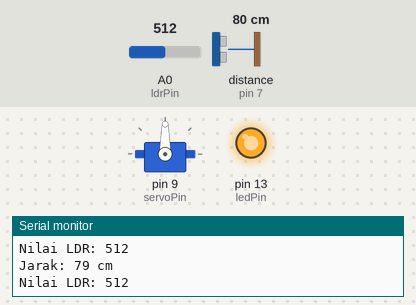
Recording of a sketch running on a simulated Arduino Uno, built with avr-gcc and run on an emulated ATmega328P. On the bench: servo, output pins drawn as LEDs (lit = HIGH), the last lines printed to the serial monitor. Wiring (inferred from the names in the program): ultrasonic range finder: trigger pin 6; echo pin 7. Inputs (shaded band) come from the test bench; at power-on: distance to the obstacle (sensor on pin 7) 80 cm, A0 (ldrPin) = 512. The echo pulse lasts 58.3 µs per cm; pins used as bus, display or sensor lines are not drawn.

Above: at 1.2 s.
1.3 s: distance to the obstacle (sensor on pin 7) set to 23 cm
2.8 s: distance to the obstacle (sensor on pin 7) set to 18 cm
At 3.6 s:
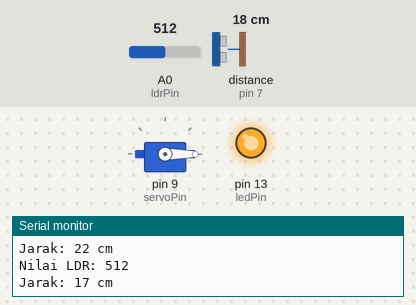
4.3 s: A0 (ldrPin) set to 938
7.3 s: A0 (ldrPin) set to 958
At 10.3 s:
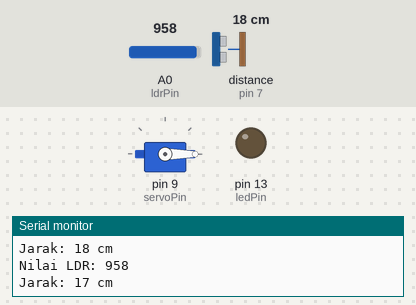
Timing chart, 0 to 11.3 s (numbered marks = the images above; inputs shaded):
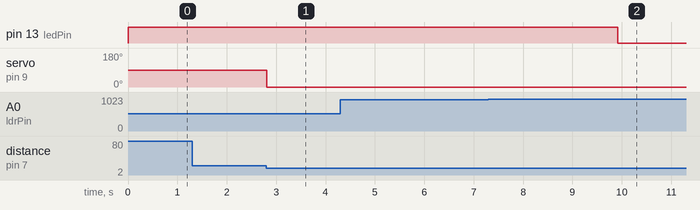

Measured:
- the behaviour switches between 21 and 20 cm on distance to the obstacle (sensor on pin 7) (found by bisection; images 0 and 1)
- the behaviour switches between 949 and 950 on A0 (ldrPin) (found by bisection; images 1 and 2)
- after the input at 2.8 s, servo on pin 9 (servoPin): 90° → 0° at once
- after the input at 7.3 s, pin 13 (ledPin): HIGH → LOW after 2.6 s

The sketch:

makettttt.ino
```cpp
#include <Servo.h>

const int trigPin = 6;
const int echoPin = 7;
const int ldrPin = A0;
const int ledPin = 13;
const int servoPin = 9;

Servo myServo;

void setup() {

  pinMode(trigPin, OUTPUT);
  pinMode(echoPin, INPUT);
  pinMode(ledPin, OUTPUT);


  myServo.attach(servoPin);
  Serial.begin(9600);
}

void loop() {
  long duration, distance;

  digitalWrite(trigPin, LOW);
  delayMicroseconds(2);
  digitalWrite(trigPin, HIGH);
  delayMicroseconds(10);
  digitalWrite(trigPin, LOW);

  duration = pulseIn(echoPin, HIGH);

  distance = duration * 0.0344 / 2;

  Serial.print("Jarak: ");
  Serial.print(distance);
  Serial.println(" cm");

  if (distance < 20) {
    myServo.write(0);
    delay(3500);
  } else {
    myServo.write(90);
  }

  int ldrValue = analogRead(ldrPin);

  Serial.print("Nilai LDR: ");
  Serial.println(ldrValue);

  if (ldrValue < 950) {
    digitalWrite(ledPin, HIGH);
  } else {
    digitalWrite(ledPin, LOW);
  }
  delay(100);
}
```
